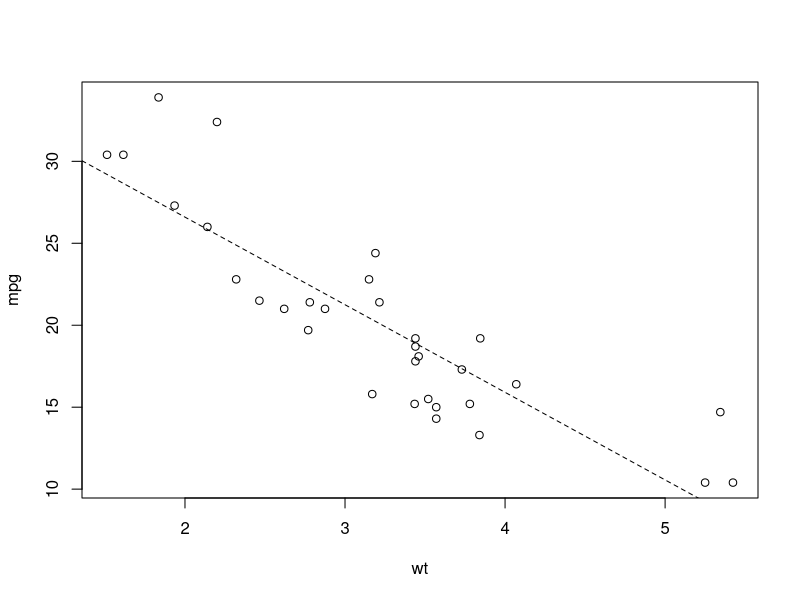

Here is the R script that generated this plot: (Note: this script raises an error after producing the figure.)
## ---- chunk 1
knitr::opts_chunk$set(echo = TRUE)
options(repos = c(CRAN = "https://cran.rstudio.com/"))
## ---- chunk 2
result <- lm(mpg ~ wt, data = mtcars)
plot(mpg ~ wt, data = mtcars)
abline(result, lty = 2)
## ---- chunk 3
knitr::include_graphics("projects.png")
